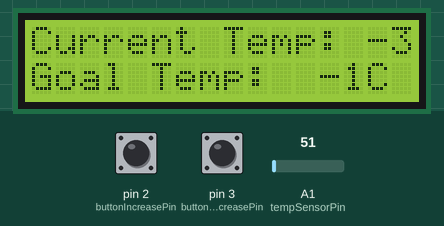
A sketch run on a simulated Arduino Uno, built with avr-gcc and run on an emulated ATmega328P. On the bench: 16×2 character LCD. Inputs (shaded band) come from the test bench; at power-on: A1 (tempSensorPin) = 51, pin 2 (buttonIncreasePin) HIGH, pin 3 (buttonDecreasePin) HIGH. EEPROM starts erased.

Above: at 1.2 s.
1.3 s: A1 (tempSensorPin) set to 71
At 2.7 s:
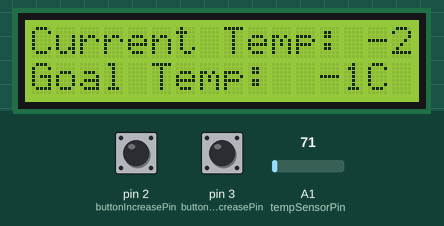
3.0 s: pin 2 (buttonIncreasePin) pulled LOW for 0.6 s
At 3.8 s:
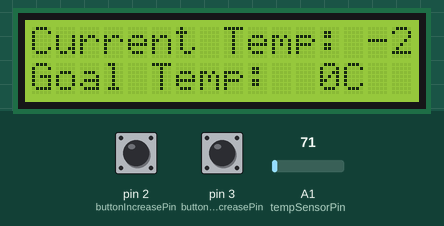
5.1 s: pin 2 (buttonIncreasePin) pulled LOW for 1 s
At 5.4 s:
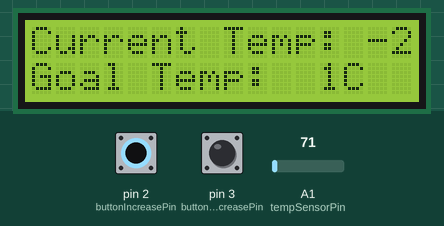
7.6 s: A1 (tempSensorPin) set to 61
At 8.8 s:
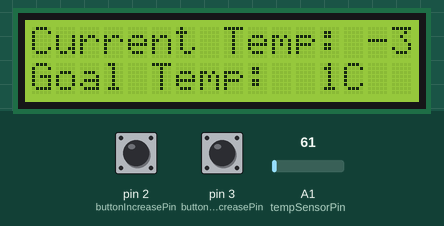
9.5 s: pin 3 (buttonDecreasePin) pulled LOW for 0.6 s
At 10.0 s:
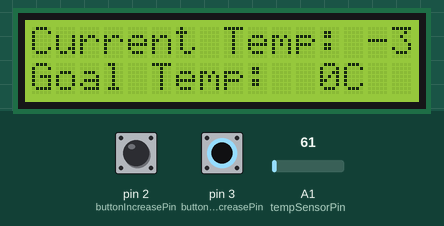
11.6 s: A1 (tempSensorPin) set to 163
At 13.1 s:
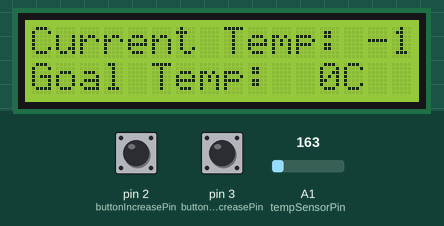
Timing chart, 0 to 14.5 s (numbered marks = the images above; inputs shaded):
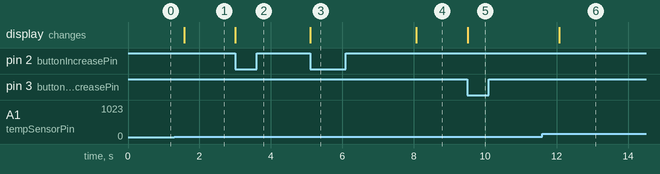

Measured:
- after the input at 1.3 s, the display: changes after 0.27 s (image 1)
- after the input at 3.0 s, the display: changes at once (image 2)
- after the input at 5.1 s, the display: changes at once (image 3)
- after the input at 7.6 s, the display: changes after 0.47 s (image 4)
- after the input at 9.5 s, the display: changes at once (image 5)
- after the input at 11.6 s, the display: changes after 0.47 s (image 6)

The sketch:

Cooler.ino
```cpp
#include <LiquidCrystal.h>
#include <EEPROM.h>

const int buttonIncreasePin = 2;
const int buttonDecreasePin = 3;
const int tempSensorPin = A1;
const int rs = 12, en = 11, d4 = 5, d5 = 4, d6 = 6, d7 = 7;

LiquidCrystal lcd(rs, en, d4, d5, d6, d7);
volatile int threshold = 25;
float temperature = 0.0;

const char tempLabel[] = "Current Temp: ";
const char thresholdLabel[] = "Goal Temp: ";
const unsigned long TEMP_UPDATE_INTERVAL = 100;
const unsigned long DEBOUNCE_DELAY = 200;

volatile unsigned long lastIncreasePress = 0;
volatile unsigned long lastDecreasePress = 0;

void setup() {
  pinMode(buttonIncreasePin, INPUT_PULLUP);
  pinMode(buttonDecreasePin, INPUT_PULLUP);

  attachInterrupt(digitalPinToInterrupt(buttonIncreasePin), increaseThreshold, FALLING);
  attachInterrupt(digitalPinToInterrupt(buttonDecreasePin), decreaseThreshold, FALLING);

  lcd.begin(16, 2);

  EEPROM.get(0, threshold);
  if (threshold < -40 || threshold > 125) {
    threshold = 25;
  }

  lcd.setCursor(0, 0);
  lcd.print(tempLabel);
  lcd.setCursor(0, 1);
  lcd.print(thresholdLabel);
  lcd.setCursor(12, 1);
  lcd.print(threshold);
  lcd.print("C     ");

  initializeTimer1();
}

void loop() {}

void increaseThreshold() {
  unsigned long currentTime = millis();
  if (currentTime - lastIncreasePress >= DEBOUNCE_DELAY) {
    lastIncreasePress = currentTime;
    threshold++;
    EEPROM.put(0, threshold);
    lcd.setCursor(12, 1);
    lcd.print(threshold);
    lcd.print("C     ");
  }
}

void decreaseThreshold() {
  unsigned long currentTime = millis();
  if (currentTime - lastDecreasePress >= DEBOUNCE_DELAY) {
    lastDecreasePress = currentTime;
    threshold--;
    EEPROM.put(0, threshold);
    lcd.setCursor(12, 1);
    lcd.print(threshold);
    lcd.print("C     ");
  }
}

void initializeTimer1() {
  cli();
  TCCR1A = 0;
  TCCR1B = 0;
  TCNT1 = 0;
  OCR1A = 31249;
  TCCR1B |= (1 << WGM12);
  TCCR1B |= (1 << CS12);
  TIMSK1 |= (1 << OCIE1A);
  sei();
}

ISR(TIMER1_COMPA_vect) {
  int tempReading = analogRead(tempSensorPin);
  temperature = map(tempReading, 0, 1023, -40, 125);
  lcd.setCursor(14, 0);
  lcd.print(temperature);
  lcd.print("C     ");
}
```
